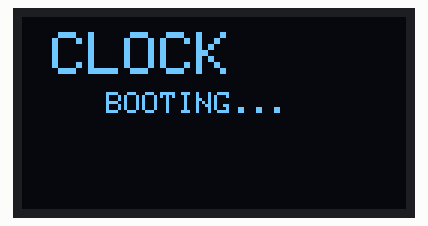
Simulated run of this sketch. Board: Arduino Uno, built with avr-gcc and run on an emulated ATmega328P. Parts: 128×64 one-colour display. The local clock reads 2024-03-15 10:24:30 at power-on unless the sketch sets it.

Above: at 0.1 s.
At 4.5 s:
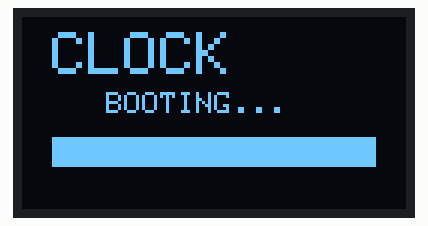
At 5.1 s:
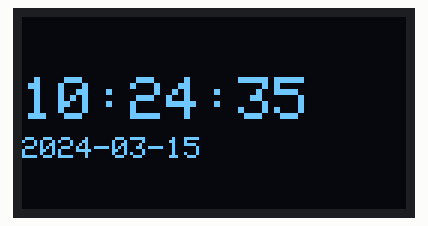
At 12.1 s:
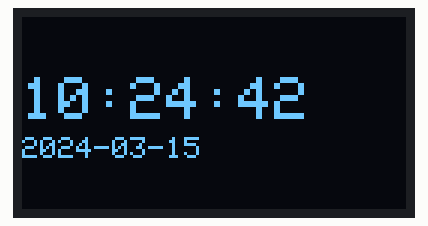
At 21.1 s:
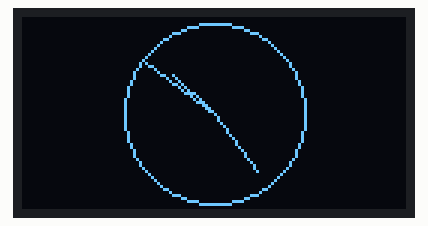
At 38.1 s:
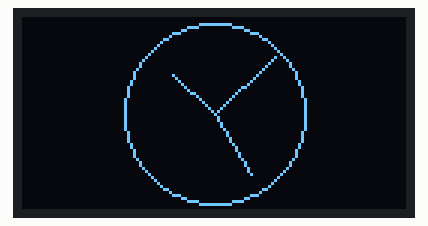

Measured:
- what the display in image 1 shows lasts 0.4 s, from 4.5 s to 4.9 s
- what the display in image 2 shows lasts 1.0 s, from 5.1 s to 6.1 s

The sketch:

OLED_Project.ino
```cpp
#include <Wire.h>
#include <Adafruit_GFX.h>
#include <Adafruit_SSD1306.h>
#include "RTClib.h"
#include <math.h>

#define SCREEN_WIDTH 128
#define SCREEN_HEIGHT 64

Adafruit_SSD1306 display(SCREEN_WIDTH, SCREEN_HEIGHT, &Wire, -1);
RTC_DS3231 rtc;

int mode = 0;                    // 0 = Digital, 1 = Analog
unsigned long lastChange = 0;   // 3 sec mode switch timer
unsigned long lastRefresh = 0;  // Smooth refresh timer

// -------- LOADING SCREEN --------
void showLoadingScreen() {
  display.clearDisplay();

  display.setTextSize(2);
  display.setCursor(10, 5);
  display.println("CLOCK");

  display.setTextSize(1);
  display.setCursor(28, 25);
  display.println("BOOTING...");

  display.display();

  int barX = 10;
  int barY = 40;
  int barW = 108;
  int barH = 10;

  display.drawRect(barX, barY, barW, barH, SSD1306_WHITE);
  display.display();

  for (int i = 1; i <= barW - 2; i++) {
    display.fillRect(
      barX + 1,
      barY + 1,
      i,
      barH - 2,
      SSD1306_WHITE
    );

    display.display();
    delay(15);
  }

  delay(300);
}

// -------- ANALOG CLOCK --------
void drawAnalogClock(DateTime now) {

  int cx = 64;
  int cy = 32;
  int radius = 30;

  display.drawCircle(cx, cy, radius, SSD1306_WHITE);

  float secondAngle = now.second() * 6 * PI / 180;
  float minuteAngle = now.minute() * 6 * PI / 180;

  float hourAngle =
    ((now.hour() % 12) + now.minute() / 60.0) * 30 * PI / 180;

  // Hour hand
  int hx = cx + (radius - 12) * sin(hourAngle);
  int hy = cy - (radius - 12) * cos(hourAngle);

  display.drawLine(
    cx, cy,
    hx, hy,
    SSD1306_WHITE
  );

  // Minute hand
  int mx = cx + (radius - 6) * sin(minuteAngle);
  int my = cy - (radius - 6) * cos(minuteAngle);

  display.drawLine(
    cx, cy,
    mx, my,
    SSD1306_WHITE
  );

  // Second hand
  int sx = cx + (radius - 2) * sin(secondAngle);
  int sy = cy - (radius - 2) * cos(secondAngle);

  display.drawLine(
    cx, cy,
    sx, sy,
    SSD1306_WHITE
  );
}

// -------- SETUP --------
void setup() {

  Wire.begin();

  if (!display.begin(SSD1306_SWITCHCAPVCC, 0x3C)) {
    while (1);
  }

  display.setTextColor(SSD1306_WHITE);

  rtc.begin();

  showLoadingScreen();

  lastChange = millis();
  lastRefresh = millis();
}

// -------- LOOP --------
void loop() {

  // Change Digital ↔ Analog every 3 seconds
  if (millis() - lastChange >= 3000) {

    mode = !mode;

    lastChange = millis();
  }

  // Refresh display every 100ms
  if (millis() - lastRefresh < 100) {
    return;
  }

  lastRefresh = millis();

  DateTime now = rtc.now();

  display.clearDisplay();

  // -------- DIGITAL CLOCK --------
  if (mode == 0) {

    display.setTextSize(2);
    display.setTextColor(SSD1306_WHITE);

    display.setCursor(0, 20);

    char timeBuffer[9];

    sprintf(
      timeBuffer,
      "%02d:%02d:%02d",
      now.hour(),
      now.minute(),
      now.second()
    );

    display.println(timeBuffer);

    display.setTextSize(1);
    display.setCursor(0, 40);

    char dateBuffer[11];

    sprintf(
      dateBuffer,
      "%04d-%02d-%02d",
      now.year(),
      now.month(),
      now.day()
    );

    display.println(dateBuffer);
  }

  // -------- ANALOG CLOCK --------
  else {

    drawAnalogClock(now);
  }

  display.display();
}
```
